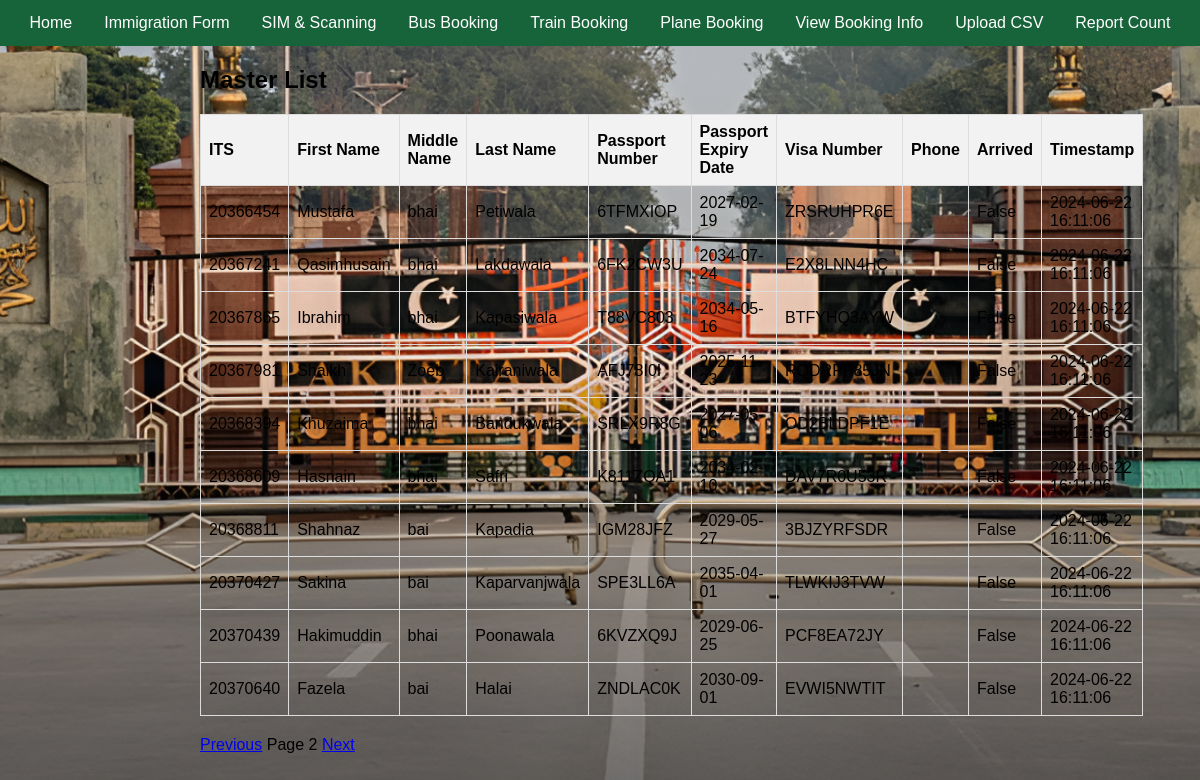
Page /masters/?page=2 on the earlier database version.
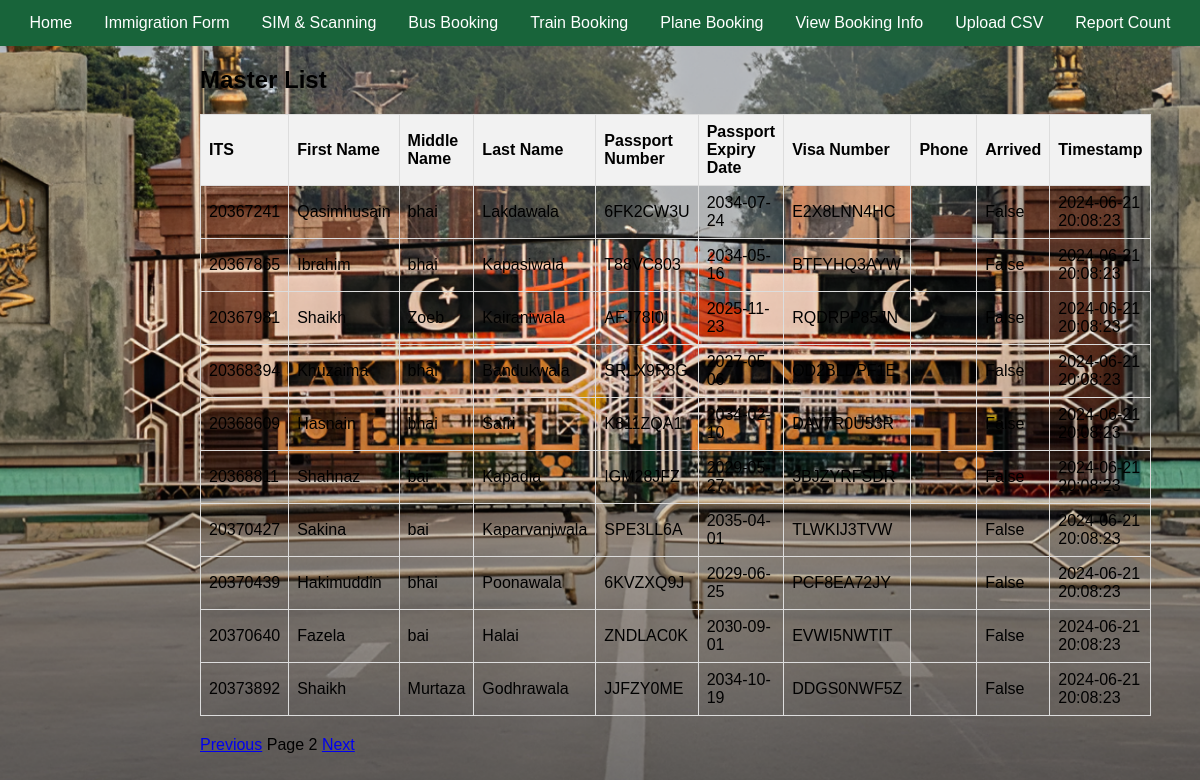
Same page on the later database version.
### database.py (models this page shows)
class Master(Base):
    __tablename__ = "master"
    ITS = Column(Integer, primary_key=True, index=True)
    first_name = Column(String)
    middle_name = Column(String)
    last_name = Column(String)
    DOB = Column(Date)
    passport_No = Column(String, unique=True)
    passport_Expiry = Column(Date)
    Visa_No = Column(String, unique=True)
    Mode_of_Transport = Column(String)
    phone = Column(String, nullable=True)
    arrived = Column(Boolean, default=False)
    timestamp = Column(DateTime, default=func.now())

### main.py (the view)
@app.get("/masters/", response_class=HTMLResponse)
async def list_masters(request: Request, page: int = Query(1), db: Session = Depends(get_db)):
    page_size = 10
    offset = (page - 1) * page_size
    masters = db.query(Master).offset(offset).limit(page_size).all()
    total_masters = db.query(func.count(Master.ITS)).scalar()
    return templates.TemplateResponse(
        "masters.html",
        {
            "request": request,
            "masters": masters,
            "page": page,
            "page_size": page_size,
            "total_masters": total_masters
        },
    )

### templates/masters.html
{% extends "base.html" %}
{% block content %}
<h2>Master List</h2>
<table>
    <tr>
        <th>ITS</th>
        <th>First Name</th>
        <th>Middle Name</th>
        <th>Last Name</th>
        <th>Passport Number</th>
        <th>Passport Expiry Date</th>
        <th>Visa Number</th>
        <th>Phone</th>
        <th>Arrived</th>
        <th>Timestamp</th>
    </tr>
    {% for master in masters %}
    <tr>
        <td>{{ master.ITS }}</td>
        <td>{{ master.first_name }}</td>
        <td>{{ master.middle_name }}</td>
        <td>{{ master.last_name }}</td>
        <td>{{ master.passport_No }}</td>
        <td>{{ master.passport_Expiry }}</td>
        <td>{{ master.Visa_No }}</td>
        <td>{{ master.phone }}</td>
        <td>{{ master.arrived }}</td>
        <td>{{ master.timestamp }}</td>
    </tr>
    {% endfor %}
</table>
<div>
    <a href="/masters/?page={{ page - 1 }}" {% if page == 1 %}style="visibility:hidden;"{% endif %}>Previous</a>
    <span>Page {{ page }}</span>
    <a href="/masters/?page={{ page + 1 }}" {% if (page * page_size) >= total_masters %}style="visibility:hidden;"{% endif %}>Next</a>
</div>
{% endblock %}

Differences in the rows shown:
no longer on this page (row edited): Master: ITS "20366454", first_name "Mustafa", middle_name "bhai", last_name "Petiwala", passport_No "6TFMXIOP", passport_Expiry "2027-02-19", Visa_No "ZRSRUHPR6E", arrived "False", timestamp "2024-06-22 16:11:06"
changed Master "Qasimhusain": timestamp "2024-06-22 16:11:06" → "2024-06-21 20:08:23"
changed Master "Ibrahim": timestamp "2024-06-22 16:11:06" → "2024-06-21 20:08:23"
changed Master "Zoeb": timestamp "2024-06-22 16:11:06" → "2024-06-21 20:08:23"
changed Master "Khuzaima": timestamp "2024-06-22 16:11:06" → "2024-06-21 20:08:23"
changed Master "Hasnain": timestamp "2024-06-22 16:11:06" → "2024-06-21 20:08:23"
changed Master "Shahnaz": timestamp "2024-06-22 16:11:06" → "2024-06-21 20:08:23"
changed Master "Sakina": timestamp "2024-06-22 16:11:06" → "2024-06-21 20:08:23"
changed Master "Hakimuddin": timestamp "2024-06-22 16:11:06" → "2024-06-21 20:08:23"
changed Master "Fazela": timestamp "2024-06-22 16:11:06" → "2024-06-21 20:08:23"
now on this page (row edited): Master: ITS "20373892", first_name "Shaikh", middle_name "Murtaza", last_name "Godhrawala", passport_No "JJFZY0ME", passport_Expiry "2034-10-19", Visa_No "DDGS0NWF5Z", arrived "False", timestamp "2024-06-21 20:08:23"
